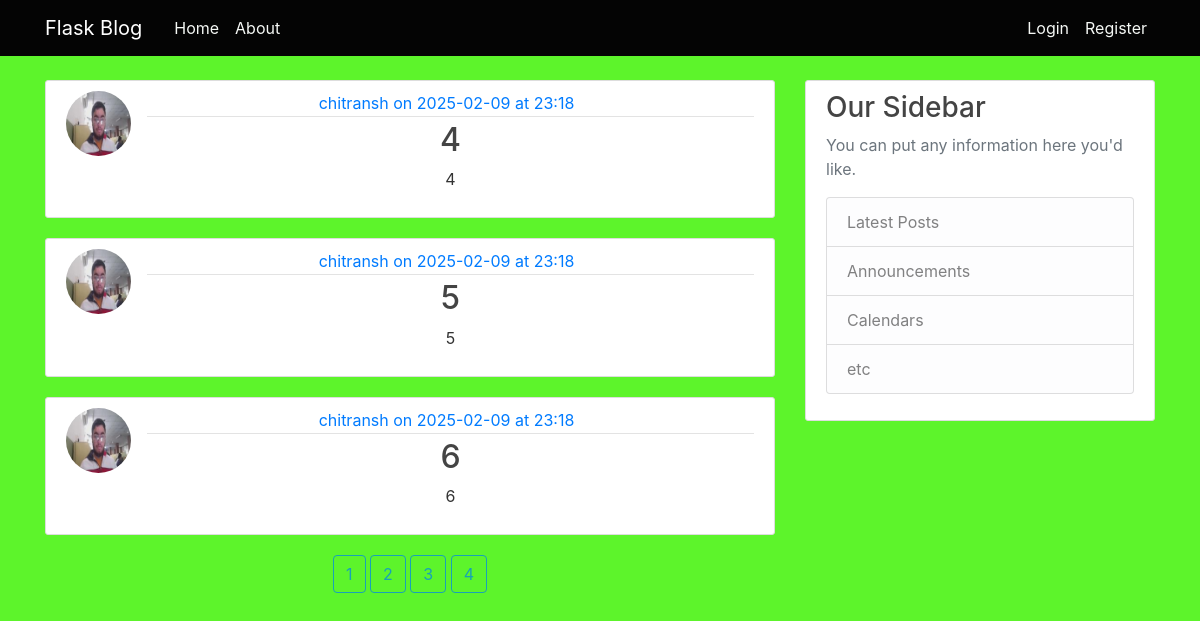
The page /home?page=2 on the database its author committed.
### flaskblog/models.py (models this page shows, shortened)
class Post(db.Model):
    id=db.Column(db.Integer, primary_key=True)
    title=db.Column(db.String(100), nullable=False)
    Date_Posted=db.Column(db.DateTime, nullable=False, default=datetime.utcnow)
    content=db.Column(db.Text, nullable=False)
    user_id=db.Column(db.Integer, db.ForeignKey('user.id'), nullable=False)

class User(db.Model, UserMixin):
    id=db.Column(db.Integer, primary_key=True)
    username=db.Column(db.String(20), nullable=False, unique=True)
    email=db.Column(db.String(100), nullable=False, unique=True)
    password= db.Column(db.String(60), nullable=False)
    img=db.Column(db.String(20), nullable=False, default='default.jpg')
    posts=db.relationship('Post', backref='author', lazy=True)

### flaskblog/routes.py (the view)
@app.route('/home')
def home():
    page=request.args.get('page',1, type=int)
    posts=Post.query.paginate(per_page=3, page=page)
    return render_template('home.html', posts=posts, title='Home')

### flaskblog/templates/home.html (shortened to what this page needs)
{%extends "layout.html"%}
{% block content %}
    <div class="posts">
    {% for post in posts.items %}
    <article class="media content-section">
        <img class="rounded-circle article-img" src="{{ url_for('static', filename='pfps/'+ post.author.img) }}">
        <div class="media-body">
          <div class="article-metadata">
            <a class="mr-2" href="#">{{ post.author.username }} on {{post.Date_Posted.date()}} at {{ post.Date_Posted.strftime("%H:%M")}}</a>
          </div>
          <h2><a class="article-title" href="{{ url_for('post',post_id=post.id) }}">{{ post.title }}</a></h2>
          <p class="article-content">{{ post.content }}</p>
        </div>
      </article>
       {% endfor %}
       {% for page_num in posts.iter_pages() %}
       {%if page_num %}
       <a class="btn btn-outline-info" href="{{url_for('home',page= page_num )}}">{{ page_num }}</a>
       {%else%}
       ...
       {%endif%}
       {%endfor%}
    </div>
{%endblock%}

### flaskblog/templates/layout.html (shortened to what this page needs)
<!DOCTYPE html>
<html lang="en">
<head>
  <link rel="stylesheet" href="https://cdn.jsdelivr.net/npm/bootstrap@4.3.1/dist/css/bootstrap.min.css"
>
  <link rel="stylesheet" type="text/css" href="{{ url_for('static', filename='main.css') }}">
</head>
<body>
  <header class="site-header">
    <nav class="navbar navbar-expand-md navbar-dark bg-steel fixed-top">
      <div class="container">
        <a class="navbar-brand mr-4" href="/">Flask Blog</a>
        <div class="collapse navbar-collapse" id="navbarToggle">
          <div class="navbar-nav mr-auto">
            <a class="nav-item nav-link" href="/home">Home</a>
            <a class="nav-item nav-link" href="/about">About</a>
          </div>
          <div class="navbar-nav">
            {% if current_user.is_authenticated %}
            <a class="nav-item nav-link" href="/post/new">Create Post</a>
            <a class="nav-item nav-link" href="/Profile">Profile</a>
            <a class="nav-item nav-link" href="/Logout">Logout</a>
            {% else %}
            <a class="nav-item nav-link" href="/LoginPage">Login</a>
            <a class="nav-item nav-link" href="/RegistrationPage">Register</a>
            {% endif %}
          </div>
        </div>
      </div>
    </nav>
  </header>
  <main role="main" class="container">
    <div class="row">
      <div class="col-md-8">
        {% block content %}{% endblock %}
      </div>
      <div class="col-md-4">
        <div class="content-section">
          <h3>Our Sidebar</h3>
          <p class='text-muted'>You can put any information here you'd like.
          <ul class="list-group">
            <li class="list-group-item list-group-item-light">Latest Posts</li>
            <li class="list-group-item list-group-item-light">Announcements</li>
            <li class="list-group-item list-group-item-light">Calendars</li>
            <li class="list-group-item list-group-item-light">etc</li>
          </ul>
          </p>
        </div>
      </div>
    </div>
  </main>
</body>
</html>

### flaskblog/static/main.css (style rules this page uses)
body { background: #fafafa; color: #333333; margin-top: 5rem; }
h1, h2, h3, h4, h5, h6 { color: #444444; }
.bg-steel { background-color: #040404; }
.site-header .navbar-nav .nav-link { color: #f5f8f5; }
.content-section { background: #ffffff; padding: 10px 20px; border: 1px solid #dddddd; border-radius: 3px; margin-bottom: 20px; }
.article-title { color: #444444; }
.article-content { white-space: pre-line; }
.article-img { height: 65px; width: 65px; margin-right: 16px; }
.article-metadata { padding-bottom: 1px; margin-bottom: 4px; border-bottom: 1px solid #e3e3e3 }

### flaskblog/templates/home.html (style rules this page uses)
body { background-color: rgb(93, 244, 43); }
.posts { text-align: center; }

### rows shown on the page
Post: img (picture), author.username "chitransh", Date_Posted "2025-02-09", Date_Posted "23:18", title "4", content "4"
Post: img (picture), author.username "chitransh", Date_Posted "2025-02-09", Date_Posted "23:18", title "5", content "5"
Post: img (picture), author.username "chitransh", Date_Posted "2025-02-09", Date_Posted "23:18", title "6", content "6"

### other values the page prints
{{ page_num }} "1" "2" "3" "4"
